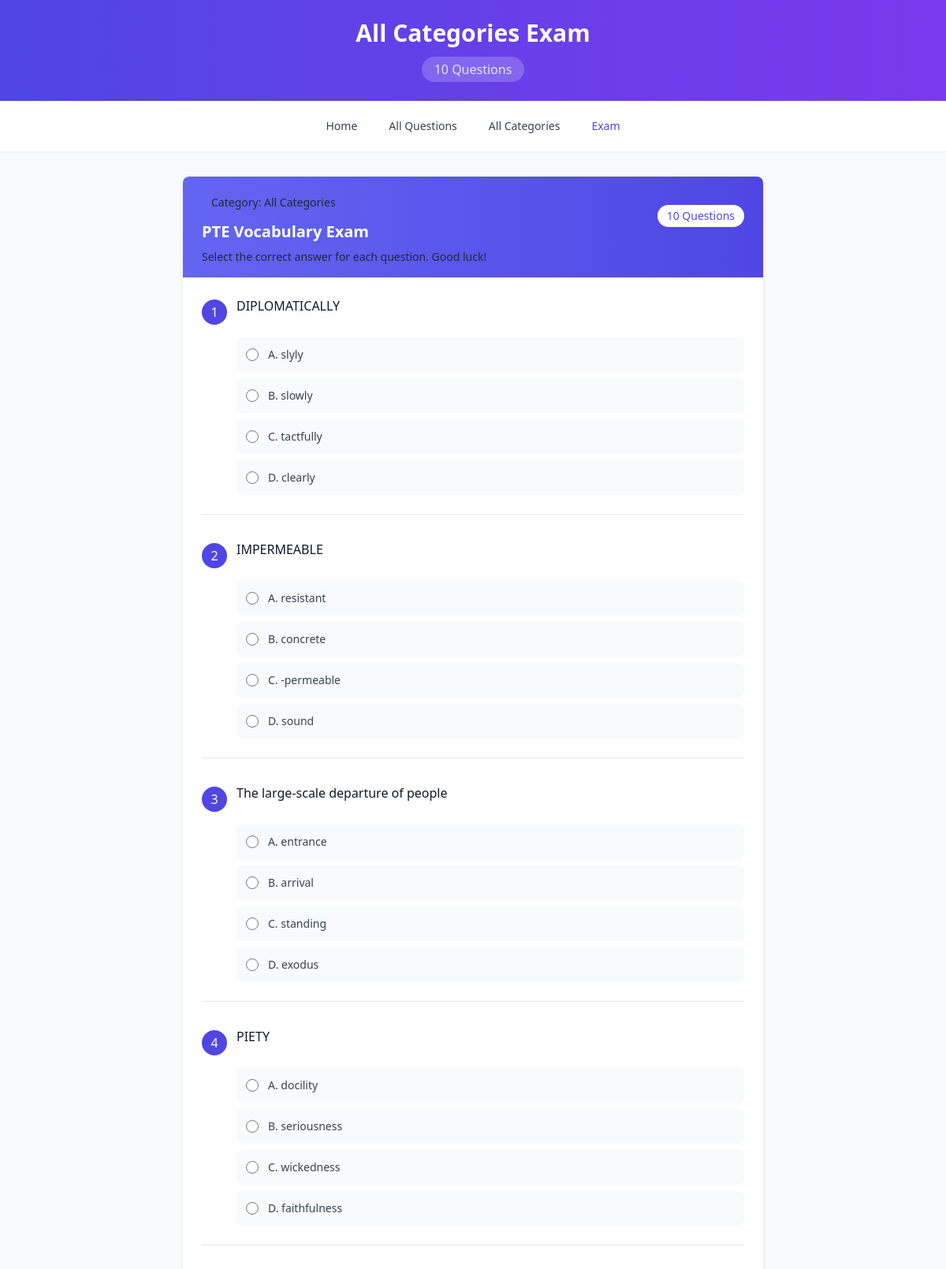
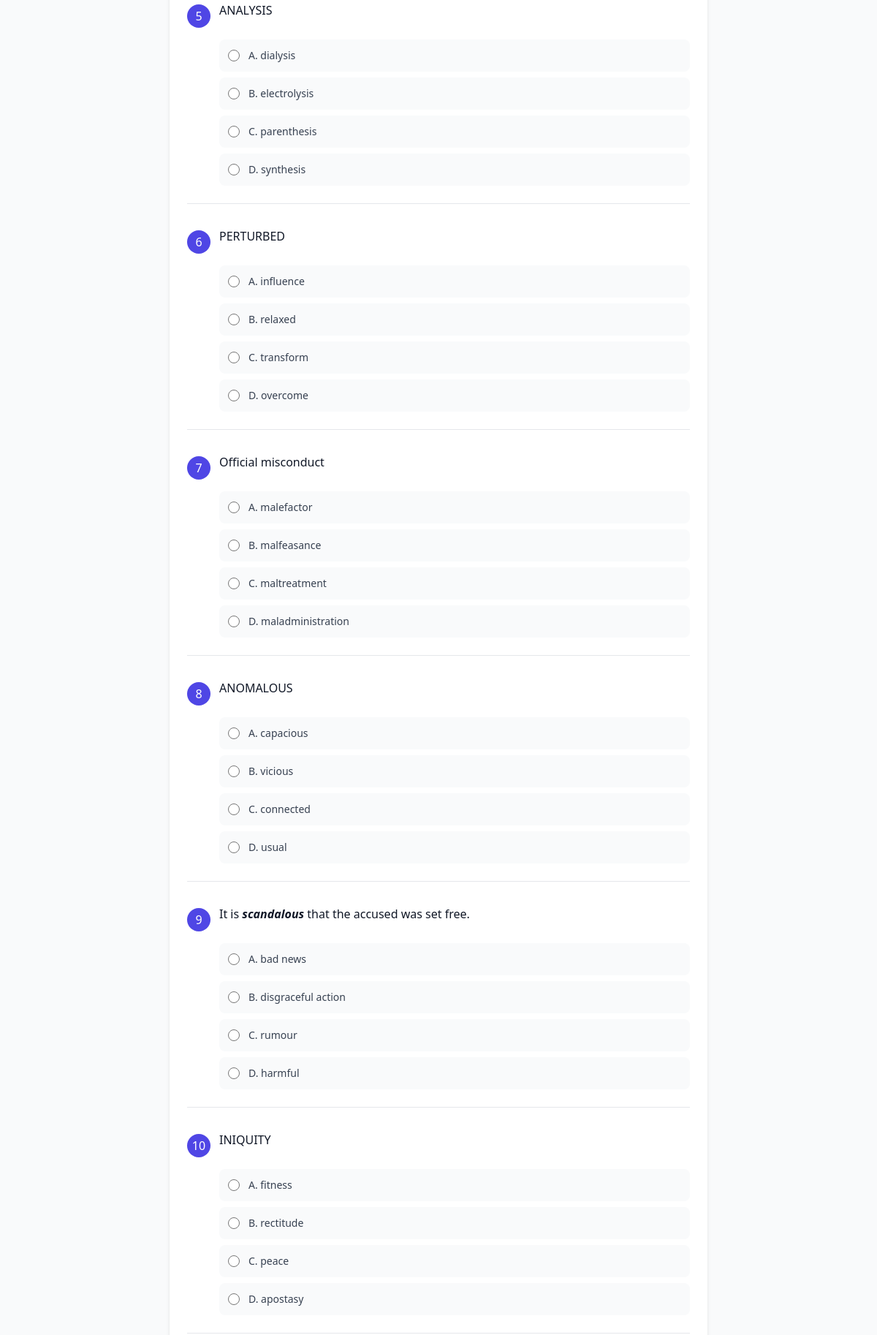
/exam/start (upper part), run on the app's committed database (2 pictures, top to bottom).
### tables this page shows
CREATE TABLE questions (
    id INTEGER PRIMARY KEY AUTOINCREMENT,
    category_id INTEGER NOT NULL,
    original_question_number INTEGER,  -- Original numbering from JSON
    word TEXT,                         -- For antonyms/synonyms questions
    sentence TEXT,                     -- For italicized_synonym
    italicized_word TEXT,              -- For italicized_synonym
    idiomatic_expression TEXT,         -- For idioms and phrases
    question_text TEXT,                -- For one word substitution, spelling questions
    option_a TEXT NOT NULL,
    option_b TEXT NOT NULL,
    option_c TEXT NOT NULL,
    option_d TEXT NOT NULL,
    correct_answer CHAR(1) NOT NULL,   -- 'a', 'b', 'c', or 'd'
    explanation TEXT,                  -- Optional explanation of answer
    difficulty INTEGER DEFAULT 1,      -- 1=easy, 2=medium, 3=hard
    created_at TIMESTAMP DEFAULT CURRENT_TIMESTAMP,
    updated_at TIMESTAMP DEFAULT CURRENT_TIMESTAMP,
    FOREIGN KEY (category_id) REFERENCES categories(id)
);

### app.py (the view)
@app.get("/exam/start", response_class=HTMLResponse)
async def start_exam(
    request: Request,
    category_id: Optional[int] = Query(None),
    num_questions: int = Query(10)
):
    categories = get_categories()
    all_questions: List[Dict[str, Any]]
    category_name: str
    effective_category_id: int
    if category_id is None:
        all_questions = get_questions_by_category(None)
        category_name = "All Categories"
        effective_category_id = 0
    else:
        category_name = next((c["display_name"] for c in categories if c["id"] == category_id), "Unknown Category")
        all_questions = get_questions_by_category(category_id)
        effective_category_id = category_id
    total_available = len(all_questions)
    num_to_use = min(num_questions, total_available)
    if num_to_use < 1:
        return templates.TemplateResponse(
            "error.html",
            {
                "request": request,
                "message": f"No questions available in this category",
                "categories": categories
            }
        )
    exam_questions = random.sample(all_questions, num_to_use)
    return templates.TemplateResponse(
        "exam.html",
        {
            "request": request,
            "questions": exam_questions,
            "category_name": category_name,
            "category_id": effective_category_id,
            "total_questions": num_to_use,
            "categories": categories
        }
    )

### templates/exam.html (shortened to what this page needs)
<!DOCTYPE html>
<html lang="en">
<head>
    <link href="https://cdn.jsdelivr.net/npm/tailwindcss@2.2.19/dist/tailwind.min.css" rel="stylesheet">
    <link href="/static/style.css" rel="stylesheet">
</head>
<body class="bg-gray-50 min-h-screen font-sans">
    <header class="bg-gradient-to-r from-indigo-600 to-purple-600 text-white shadow-md">
        <div class="container mx-auto py-6 px-4">
            <h1 class="text-3xl font-bold text-center">{{ category_name }} Exam</h1>
            <div class="flex justify-center mt-3 text-indigo-100">
                <div class="px-4 py-1 rounded-full bg-white bg-opacity-20">
                    <span>{{ total_questions }} Questions</span>
                </div>
            </div>
        </div>
    </header>
    <nav class="bg-white shadow-sm">
        <div class="container mx-auto px-4">
            <div class="flex items-center justify-center h-16">
                <div class="flex space-x-4">
                    <a href="/" class="text-gray-700 hover:text-indigo-600 px-3 py-2 rounded-md text-sm font-medium">Home</a>
                    <a href="/questions" class="text-gray-700 hover:text-indigo-600 px-3 py-2 rounded-md text-sm font-medium">All Questions</a>
                    <a href="/questions?category_id={{ category_id }}" class="text-gray-700 hover:text-indigo-600 px-3 py-2 rounded-md text-sm font-medium">{{ category_name }}</a>
                    <span class="text-indigo-600 px-3 py-2 rounded-md text-sm font-medium">Exam</span>
                </div>
            </div>
        </div>
    </nav>
    <main class="container mx-auto px-4 py-8 max-w-3xl">
        <div class="bg-white rounded-lg shadow-md overflow-hidden">
            <div class="bg-gradient-to-r from-indigo-500 to-indigo-600 px-6 py-4">
                <div class="flex justify-between items-center">
                    <div>
                        <div class="inline-block bg-white/20 backdrop-blur-sm px-3 py-1 rounded-full mb-2">
                            <span class="text-white/90 font-medium text-sm">Category: {{ category_name }}</span>
                        </div>
                        <h2 class="text-xl font-semibold text-white">PTE Vocabulary Exam</h2>
                    </div>
                    <div class="bg-white text-indigo-600 text-sm px-3 py-1 rounded-full">
                        {{ total_questions }} Questions
                    </div>
                </div>
                <p class="text-white/80 text-sm mt-2">Select the correct answer for each question. Good luck!</p>
            </div>
            <form id="examForm" action="/exam/results" method="post" class="p-6">
                {% for question in questions %}
                <div class="mb-8 pb-6 border-b border-gray-200 last:border-0">
                    <div class="mb-4">
                        <div class="flex items-start">
                            <div class="bg-indigo-600 text-white rounded-full w-8 h-8 flex items-center justify-center mr-3 flex-shrink-0 mt-1">
                                {{ loop.index }}
                            </div>
                            <div class="text-gray-900 font-medium">
                                {% if question.question_text %}
                                    {{ question.question_text }}
                                {% elif question.word %}
                                    {{ question.word }}
                                {% elif question.sentence %}
                                    {% if question.italicized_word %}
                                        {{ question.sentence|replace(question.italicized_word, "<em class='font-semibold'>" + question.italicized_word + "</em>")|safe }}
                                    {% else %}
                                        {{ question.sentence }}
                                    {% endif %}
                                {% elif question.idiomatic_expression %}
                                    {{ question.idiomatic_expression }}
                                {% else %}
                                    Question #{{ question.id }}
                                {% endif %}
                            </div>
                        </div>
                    </div>
                    <div class="space-y-2 ml-11">
                        <label class="flex items-center p-3 bg-gray-50 rounded-lg hover:bg-gray-100 cursor-pointer transition-colors">
                            <input type="radio" name="answer_{{ question.id }}" value="a" class="h-4 w-4 text-indigo-600 focus:ring-indigo-500 mr-3" required>
                            <span class="text-sm text-gray-700">A. {{ question.option_a }}</span>
                        </label>
                        <label class="flex items-center p-3 bg-gray-50 rounded-lg hover:bg-gray-100 cursor-pointer transition-colors">
                            <input type="radio" name="answer_{{ question.id }}" value="b" class="h-4 w-4 text-indigo-600 focus:ring-indigo-500 mr-3" required>
                            <span class="text-sm text-gray-700">B. {{ question.option_b }}</span>
                        </label>
                        <label class="flex items-center p-3 bg-gray-50 rounded-lg hover:bg-gray-100 cursor-pointer transition-colors">
                            <input type="radio" name="answer_{{ question.id }}" value="c" class="h-4 w-4 text-indigo-600 focus:ring-indigo-500 mr-3" required>
                            <span class="text-sm text-gray-700">C. {{ question.option_c }}</span>
                        </label>
                        <label class="flex items-center p-3 bg-gray-50 rounded-lg hover:bg-gray-100 cursor-pointer transition-colors">
                            <input type="radio" name="answer_{{ question.id }}" value="d" class="h-4 w-4 text-indigo-600 focus:ring-indigo-500 mr-3" required>
                            <span class="text-sm text-gray-700">D. {{ question.option_d }}</span>
                        </label>
                    </div>
                </div>
                {% endfor %}
            </form>
        </div>
    </main>
</body>
</html>

### static/style.css (style rules this page uses)
html { scroll-behavior: smooth; }
:root { --primary-color: #4F46E5; --primary-dark: #3730A3; --primary-light: #818CF8; --secondary-color: #10B981; --secondary-dark: #059669; --accent-color: #F59E0B; --accent-dark: #D97706; --danger-color: #EF4444; --gray-light: #F3F4F6; --gray-medium: #9CA3AF; --gray-dark: #1F2937; }
body { font-family: 'Inter', -apple-system, BlinkMacSystemFont, 'Segoe UI', Roboto, sans-serif; color: var(--gray-dark); line-height: 1.5; }

### data on the page
questions: word "DIPLOMATICALLY", option_a "slyly", option_b "slowly", option_c "tactfully", option_d "clearly"
questions: word "IMPERMEABLE", option_a "resistant", option_b "concrete", option_c "-permeable", option_d "sound"
questions: question_text "The large-scale departure of people", option_a "entrance", option_b "arrival", option_c "standing", option_d "exodus"
questions: word "PIETY", option_a "docility", option_b "seriousness", option_c "wickedness", option_d "faithfulness"
questions: word "ANALYSIS", option_a "dialysis", option_b "electrolysis", option_c "parenthesis", option_d "synthesis"
questions: word "PERTURBED", option_a "influence", option_b "relaxed", option_c "transform", option_d "overcome"
questions: question_text "Official misconduct", option_a "malefactor", option_b "malfeasance", option_c "maltreatment", option_d "maladministration"
questions: word "ANOMALOUS", option_a "capacious", option_b "vicious", option_c "connected", option_d "usual"
questions: sentence "It is scandalous that the accused was set free.", option_a "bad news", option_b "disgraceful action", option_c "rumour", option_d "harmful"
questions: word "INIQUITY", option_a "fitness", option_b "rectitude", option_c "peace", option_d "apostasy"

### other printed values
{{ category_name }} "All Categories"
{{ total_questions }} "10"
